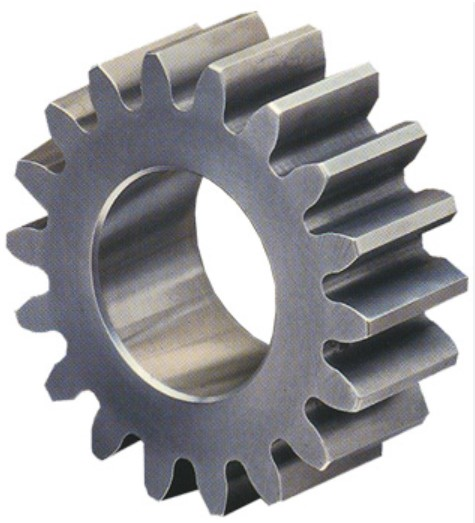
#> input picture dataset/normal/Screenshot 2024-07-26 162901.jpg, 475 x 523 px
$ python main.py
#> lines starting #> are read from the running program, lines starting #| are printed output that depends on the picture; after the words box and inside, x2 and y2 are one past the last pixel; in counts of white or black regions, pixels touching at a corner belong together
### src/preprocess.py
# preprocess.py - Image loading and preprocessing for gear defect detection

import cv2
import numpy as np


def load_image(path):
    """Read an image from the given file path."""
    image = cv2.imread(path)
    if image is None:
        print(f"Error: Could not read image from {path}")
        return None
    return image


def resize_image(image, width=500):
    """Resize image to a fixed width while keeping aspect ratio."""
    height, w = image.shape[:2]
    ratio = width / w
    new_height = int(height * ratio)
    resized = cv2.resize(image, (width, new_height))
    return resized


def preprocess(image):
    gray = cv2.cvtColor(image, cv2.COLOR_BGR2GRAY)

    blur = cv2.GaussianBlur(gray, (9, 9), 2)

    _, th = cv2.threshold(
        blur,
        0,
        255,
        cv2.THRESH_BINARY_INV + cv2.THRESH_OTSU,
    )

    k = np.ones((3, 3), np.uint8)

    th = cv2.morphologyEx(th, cv2.MORPH_OPEN, k)
    th = cv2.morphologyEx(th, cv2.MORPH_CLOSE, k)

    return th

### src/detect.py
import cv2
import numpy as np


def find_gear(th):
    cnts, _ = cv2.findContours(
        th,
        cv2.RETR_EXTERNAL,
        cv2.CHAIN_APPROX_SIMPLE
    )

    if not cnts:
        return None

    cnt = max(cnts, key=cv2.contourArea)

    if cv2.contourArea(cnt) < 5000:
        return None

    eps = 0.002 * cv2.arcLength(cnt, True)
    cnt = cv2.approxPolyDP(cnt, eps, True)

    area = cv2.contourArea(cnt)
    peri = cv2.arcLength(cnt, True)

    if peri == 0:
        return None

    circ = 4 * np.pi * area / (peri * peri)

    if circ < 0.45:
        return None

    return cnt


def detect_defect(cnt, min_depth=12, min_def=2):
    if cnt is None:
        return True, 0, []

    hull = cv2.convexHull(cnt, returnPoints=False)

    if hull is None or len(hull) < 4:
        return False, 0, []

    defects = cv2.convexityDefects(cnt, hull)

    if defects is None:
        return False, 0, []

    dcnt = 0
    pts = []

    for i in range(defects.shape[0]):
        s, e, f, d = defects[i, 0]

        dep = d / 256.0

        if dep < min_depth:
            continue

        sp = cnt[s][0]
        ep = cnt[e][0]
        fp = cnt[f][0]

        a = np.linalg.norm(ep - sp)
        b = np.linalg.norm(fp - sp)
        c = np.linalg.norm(ep - fp)

        if b == 0 or c == 0:
            continue

        ang = np.degrees(
            np.arccos(
                np.clip(
                    (b * b + c * c - a * a) / (2 * b * c),
                    -1,
                    1,
                )
            )
        )

        if ang < 55 or ang > 135:
            continue

        dcnt += 1
        pts.append(tuple(fp))

    bad = dcnt >= min_def

    return bad, dcnt, pts


def draw_result(img, cnt, bad, pts):
    out = img.copy()

    if cnt is None:
        cv2.putText(
            out,
            "NO GEAR",
            (20, 40),
            cv2.FONT_HERSHEY_SIMPLEX,
            1,
            (0, 0, 255),
            2,
        )
        return out

    x, y, w, h = cv2.boundingRect(cnt)

    if bad:
        cv2.drawContours(out, [cnt], -1, (0, 0, 255), 2)
        cv2.rectangle(out, (x, y), (x + w, y + h), (0, 0, 255), 2)

        for p in pts:
            cv2.circle(out, p, 5, (255, 0, 0), -1)

        cv2.putText(
            out,
            "FAIL",
            (20, 40),
            cv2.FONT_HERSHEY_SIMPLEX,
            1,
            (0, 0, 255),
            2,
        )
    else:
        cv2.drawContours(out, [cnt], -1, (0, 255, 0), 2)

        cv2.putText(
            out,
            "PASS",
            (20, 40),
            cv2.FONT_HERSHEY_SIMPLEX,
            1,
            (0, 255, 0),
            2,
        )

    return out

### src/evaluate.py
# evaluate.py - Evaluation metrics for gear defect detection

def compute_metrics(results):
    """
    Compute evaluation metrics from a list of (actual, predicted) tuples.
    Labels: 'defective' = Positive, 'normal' = Negative.
    Returns a dictionary with all metrics.
    """
    tp = 0  # True Positive: actually defective, predicted defective
    tn = 0  # True Negative: actually normal, predicted normal
    fp = 0  # False Positive: actually normal, predicted defective
    fn = 0  # False Negative: actually defective, predicted normal

    for actual, predicted in results:
        if actual == "defective" and predicted == "defective":
            tp += 1
        elif actual == "normal" and predicted == "normal":
            tn += 1
        elif actual == "normal" and predicted == "defective":
            fp += 1
        elif actual == "defective" and predicted == "normal":
            fn += 1

    total = tp + tn + fp + fn

    # Accuracy
    accuracy = (tp + tn) / total if total > 0 else 0

    # Precision
    precision = tp / (tp + fp) if (tp + fp) > 0 else 0

    # Recall
    recall = tp / (tp + fn) if (tp + fn) > 0 else 0

    # F1 Score
    if precision + recall > 0:
        f1 = 2 * (precision * recall) / (precision + recall)
    else:
        f1 = 0

    metrics = {
        "total": total,
        "tp": tp,
        "tn": tn,
        "fp": fp,
        "fn": fn,
        "accuracy": accuracy,
        "precision": precision,
        "recall": recall,
        "f1": f1,
    }

    return metrics


def print_metrics(metrics):
    """Print evaluation metrics in a nice format."""
    print("\n" + "=" * 50)
    print("   Evaluation Metrics")
    print("=" * 50)

    print(f"  Total Images : {metrics['total']}")
    print(f"  Accuracy     : {metrics['accuracy'] * 100:.2f}%")
    print(f"  Precision    : {metrics['precision'] * 100:.2f}%")
    print(f"  Recall       : {metrics['recall'] * 100:.2f}%")
    print(f"  F1 Score     : {metrics['f1'] * 100:.2f}%")

    print("\n  Confusion Matrix:")
    print("                  Predicted")
    print("                DEFECTIVE  NORMAL")
    print(f"  Actual DEF      {metrics['tp']:>5}     {metrics['fn']:>5}")
    print(f"  Actual NOR      {metrics['fp']:>5}     {metrics['tn']:>5}")

    print("=" * 50)


def save_metrics(metrics, output_path):
    """Save evaluation metrics to a text file."""
    import os

    folder = os.path.dirname(output_path)
    if folder and not os.path.exists(folder):
        os.makedirs(folder)

    with open(output_path, "w") as f:
        f.write("Gear Defect Detection - Evaluation Metrics\n")
        f.write("=" * 45 + "\n\n")

        f.write(f"Total Images : {metrics['total']}\n")
        f.write(f"Accuracy     : {metrics['accuracy'] * 100:.2f}%\n")
        f.write(f"Precision    : {metrics['precision'] * 100:.2f}%\n")
        f.write(f"Recall       : {metrics['recall'] * 100:.2f}%\n")
        f.write(f"F1 Score     : {metrics['f1'] * 100:.2f}%\n\n")

        f.write("Confusion Matrix:\n")
        f.write("                  Predicted\n")
        f.write("                DEFECTIVE  NORMAL\n")
        f.write(f"  Actual DEF      {metrics['tp']:>5}     {metrics['fn']:>5}\n")
        f.write(f"  Actual NOR      {metrics['fp']:>5}     {metrics['tn']:>5}\n\n")

        f.write("Labels:\n")
        f.write("  TP = True Positive  (defective gear correctly detected)\n")
        f.write("  TN = True Negative  (normal gear correctly passed)\n")
        f.write("  FP = False Positive (normal gear wrongly flagged)\n")
        f.write("  FN = False Negative (defective gear missed)\n")

    print(f"  Metrics saved to {output_path}")

### src/utils.py
# utils.py - Utility functions for display and saving

import cv2
import os


# [5 lines left out: function show_image, not called in this run]


def save_image(image, output_path):
    """Save image to the specified path."""
    # Create output directory if it doesn't exist
    folder = os.path.dirname(output_path)
    if folder and not os.path.exists(folder):
        os.makedirs(folder)

    cv2.imwrite(output_path, image)
    print(f"Image saved to {output_path}")


# [5 lines left out: function get_contour_area, not called in this run]

### src/main.py
# main.py - Main script to run gear defect detection

import os
import sys
import cv2
from preprocess import load_image, resize_image, preprocess
from detect import find_gear, detect_defect, draw_result
from utils import show_image, save_image
from evaluate import compute_metrics, print_metrics, save_metrics


def process_single_image(image_path, output_dir="output"):
    """Process a single gear image and return the result and prediction."""
    print(f"\nProcessing: {image_path}")

    # Step 1: Read image
    image = load_image(image_path)
    if image is None:
        return None, None

    # Step 2: Resize for consistent processing
    image = resize_image(image, width=500)

    # Step 3: Preprocess (grayscale, blur, threshold)
    thresh = preprocess(image)

    # Step 4: Find the gear contour
    contour = find_gear(thresh)

    # Step 5: Detect defects
    is_defective, defect_count, defect_points = detect_defect(contour)

    if is_defective:
        print(f"  Result: FAIL ({defect_count} defects found)")
    else:
        print(f"  Result: PASS (No significant defects)")

    # Step 6: Draw result on image
    result_image = draw_result(image, contour, is_defective, defect_points)

    # Step 7: Save output
    filename = os.path.basename(image_path)
    save_path = os.path.join(output_dir, filename)
    save_image(result_image, save_path)

    return result_image, is_defective


def process_folder(folder_path, output_dir="output"):
    """Process all images in a folder. Returns list of predictions (True/False)."""
    predictions = []

    if not os.path.exists(folder_path):
        print(f"Folder not found: {folder_path}")
        return predictions

    # Get all image files
    extensions = ('.jpg', '.jpeg', '.png', '.bmp')
    images = [f for f in os.listdir(folder_path)
              if f.lower().endswith(extensions)]

    if len(images) == 0:
        print(f"No images found in {folder_path}")
        return predictions

    print(f"Found {len(images)} images in {folder_path}")

    for img_name in images:
        img_path = os.path.join(folder_path, img_name)
        _, is_defective = process_single_image(img_path, output_dir)
        if is_defective is not None:
            predictions.append(is_defective)

    return predictions


def main():
    """Main entry point."""
    # Base directory (one level up from src/)
    base_dir = os.path.dirname(os.path.dirname(os.path.abspath(__file__)))
    dataset_dir = os.path.join(base_dir, "dataset")
    output_dir = os.path.join(base_dir, "output")

    # Check if a specific image path was passed as argument
    if len(sys.argv) > 1:
        image_path = sys.argv[1]
        process_single_image(image_path, output_dir)
    else:
        # Process both normal and defective folders
        normal_dir = os.path.join(dataset_dir, "normal")
        defective_dir = os.path.join(dataset_dir, "defective")

        print("=" * 50)
        print("   Gear Defect Detection System")
        print("=" * 50)

        # Collect results for evaluation
        results = []

        if os.path.exists(normal_dir):
            print("\n--- Processing Normal Gears ---")
            normal_preds = process_folder(normal_dir, os.path.join(output_dir, "normal"))
#> in load_image, image is the input picture: shape (523, 475, 3); mean B, G, R 169.3, 166.6, 167
#> in preprocess, `_, th = cv2.threshold( blur, 0, 255, cv2.THRESH_BINARY_INV + cv2.THRES..`:
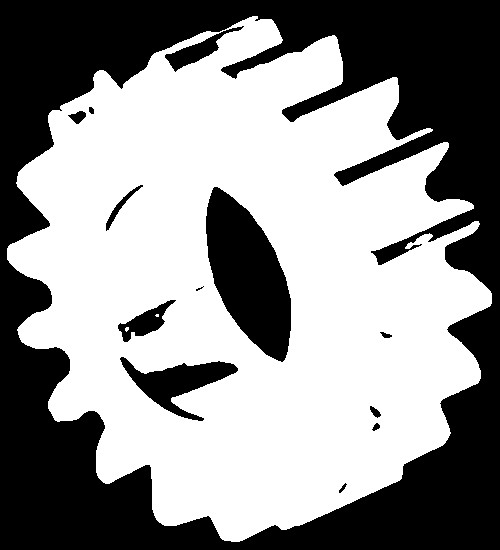
#> th: shape (550, 500); 57% white; 13 black regions (1 under 20 px), largest, box (x1, y1, x2, y2) and area: (0, 0, 500, 550) 103934, (206, 187, 291, 362) 9018, (120, 357, 238, 421) 2839
#> in preprocess, `th = cv2.morphologyEx(th, cv2.MORPH_OPEN, k)`: th: shape (550, 500); 57% white; 12 black regions (1 under 20 px), largest, box (x1, y1, x2, y2) and area: (0, 0, 500, 550) 104922, (206, 187, 291, 362) 9018, (120, 357, 238, 421) 2839
#> in preprocess, `th = cv2.morphologyEx(th, cv2.MORPH_CLOSE, k)`:
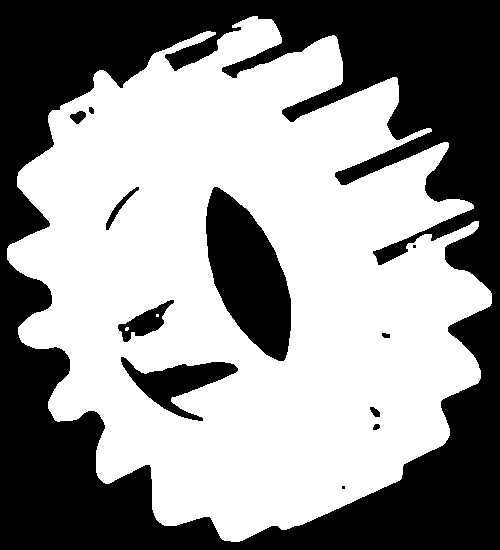
#> th: shape (550, 500); 57% white; 12 black regions (2 under 20 px)
#> in find_gear, `cnts, _ = cv2.findContours( th, cv2.RETR_EXTERNAL, cv2.CHAIN_APPROX_SI..`: cnts = 1 contour; box (x1, y1, x2, y2) and area: (7, 16, 492, 542) 168808
#> in find_gear, `cnt = max(cnts, key=cv2.contourArea)`: cnt = contour of 1699 points, box (x1, y1, x2, y2) (7, 16, 492, 542), area 168808
#> in find_gear, `eps = 0.002 * cv2.arcLength(cnt, True)`: eps = 6.31
#> in find_gear, `cnt = cv2.approxPolyDP(cnt, eps, True)`: cnt = contour of 70 points, box (x1, y1, x2, y2) (7, 16, 492, 542), area 166981
#> in find_gear, `area = cv2.contourArea(cnt)`: area = 166981
#> in find_gear, `peri = cv2.arcLength(cnt, True)`: peri = 2867.4
#> in find_gear, `circ = 4 * np.pi * area / (peri * peri)`: circ = 0.255
#> in process_single_image, `is_defective, defect_count, defect_points = detect_defect(contour)`: is_defective = True; defect_count = 0; defect_points = []
#|   Result: FAIL (0 defects found)
#> in draw_result, `cv2.putText( out, "NO GEAR", (20, 40), cv2.FONT_HERSHEY_SIMPLEX, 1, (0..`:
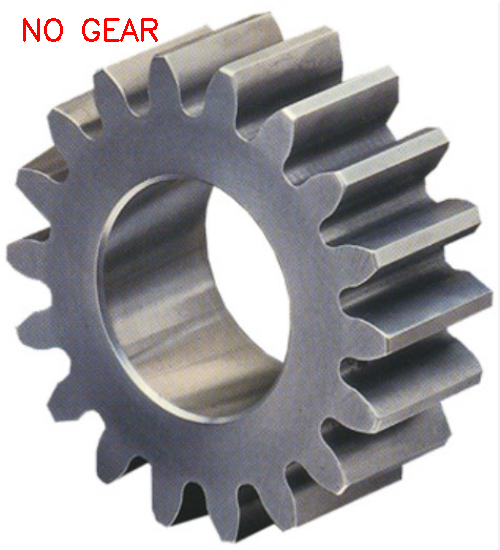
#> out: shape (550, 500, 3); mean B, G, R 168.2, 165.6, 166.9
#> in process_folder, `_, is_defective = process_single_image(img_path, output_dir)`: is_defective = True
            # Ground truth for normal folder is "normal"
            for pred in normal_preds:
                predicted = "defective" if pred else "normal"
                results.append(("normal", predicted))
#> this loop made 1 pass
#> after the loop, results = [('normal', 'defective')]

        if os.path.exists(defective_dir):
            print("\n--- Processing Defective Gears ---")
            defective_preds = process_folder(defective_dir, os.path.join(output_dir, "defective"))
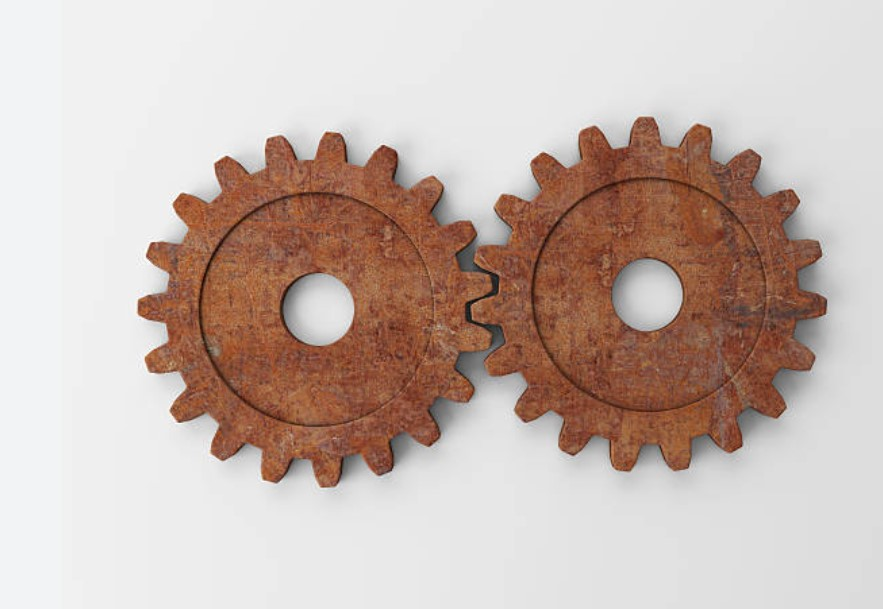
#> input picture dataset/defective/Screenshot 2024-07-26 155420.jpg, 883 x 609 px
#> in load_image, image is the input picture: shape (609, 883, 3); mean B, G, R 176.4, 183.7, 200.5
#> in preprocess (call 2), `gray = cv2.cvtColor(image, cv2.COLOR_BGR2GRAY)`:
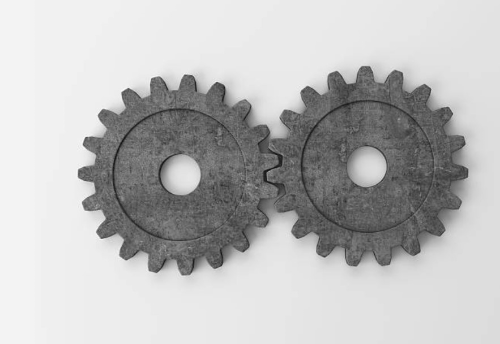
#> gray: shape (344, 500); min 18, max 253, mean 187.8
#> in preprocess (call 2), `_, th = cv2.threshold( blur, 0, 255, cv2.THRESH_BINARY_INV + cv2.THRES..`:
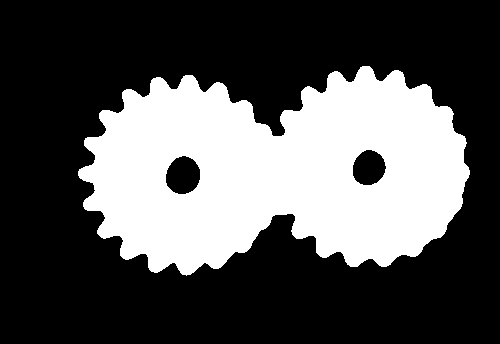
#> th: shape (344, 500); 32.8% white; 1 white region, box (x1, y1, x2, y2) and area: (78, 66, 470, 276) 56334
#> in preprocess (call 2), `th = cv2.morphologyEx(th, cv2.MORPH_OPEN, k)`: th: shape (344, 500); 32.7% white; 1 white region, box (x1, y1, x2, y2) and area: (78, 66, 470, 275) 56327
#> in preprocess (call 2), `th = cv2.morphologyEx(th, cv2.MORPH_CLOSE, k)`: th: shape (344, 500); 32.8% white; 1 white region
#> in find_gear (call 2), `cnts, _ = cv2.findContours( th, cv2.RETR_EXTERNAL, cv2.CHAIN_APPROX_SI..`: cnts = 1 contour; box (x1, y1, x2, y2) and area: (78, 66, 470, 275) 57603
#|   Result: FAIL (0 defects found)
#> call 2 of draw_result, with bad = True
#> in draw_result (call 2), `cv2.putText( out, "NO GEAR", (20, 40), cv2.FONT_HERSHEY_SIMPLEX, 1, (0..`:
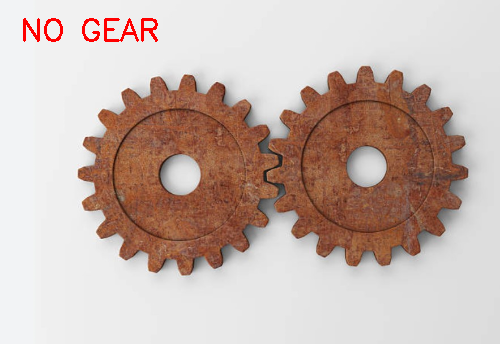
#> out: shape (344, 500, 3); mean B, G, R 174.9, 182.1, 200.5
            # Ground truth for defective folder is "defective"
            for pred in defective_preds:
                predicted = "defective" if pred else "normal"
                results.append(("defective", predicted))
#> after the loop, results = [('normal', 'defective'), ('defective', 'defective')]

        print("\n" + "=" * 50)
        print("   Processing Complete!")
        print(f"   Results saved in: {output_dir}")
        print("=" * 50)

        # Compute and display evaluation metrics
        if results:
            metrics = compute_metrics(results)
#> the loop in compute_metrics, `for actual, predicted in results:` made 2 passes
#> (actual, predicted, fp) on pass 1: ('normal', 'defective', 1)
#> after the loop in compute_metrics, `for actual, predicted in results:`: fn = 0; fp = 1; tn = 0; tp = 1
#> in compute_metrics, `total = tp + tn + fp + fn`: total = 2
#> in compute_metrics, `accuracy = (tp + tn) / total if total > 0 else 0`: accuracy = 0.5
#> in compute_metrics, `recall = tp / (tp + fn) if (tp + fn) > 0 else 0`: recall = 1
#> in compute_metrics, `f1 = 2 * (precision * recall) / (precision + recall)`: f1 = 0.667
#> metrics = 9 items
            print_metrics(metrics)
#|   Total Images : 2
#|   Accuracy     : 50.00%
#|   Precision    : 50.00%
#|   Recall       : 100.00%
#|   F1 Score     : 66.67%
#|   Actual DEF          1         0
#|   Actual NOR          1         0
            metrics_path = os.path.join(output_dir, "evaluation_metrics.txt")
            save_metrics(metrics, metrics_path)


if __name__ == "__main__":
    main()
